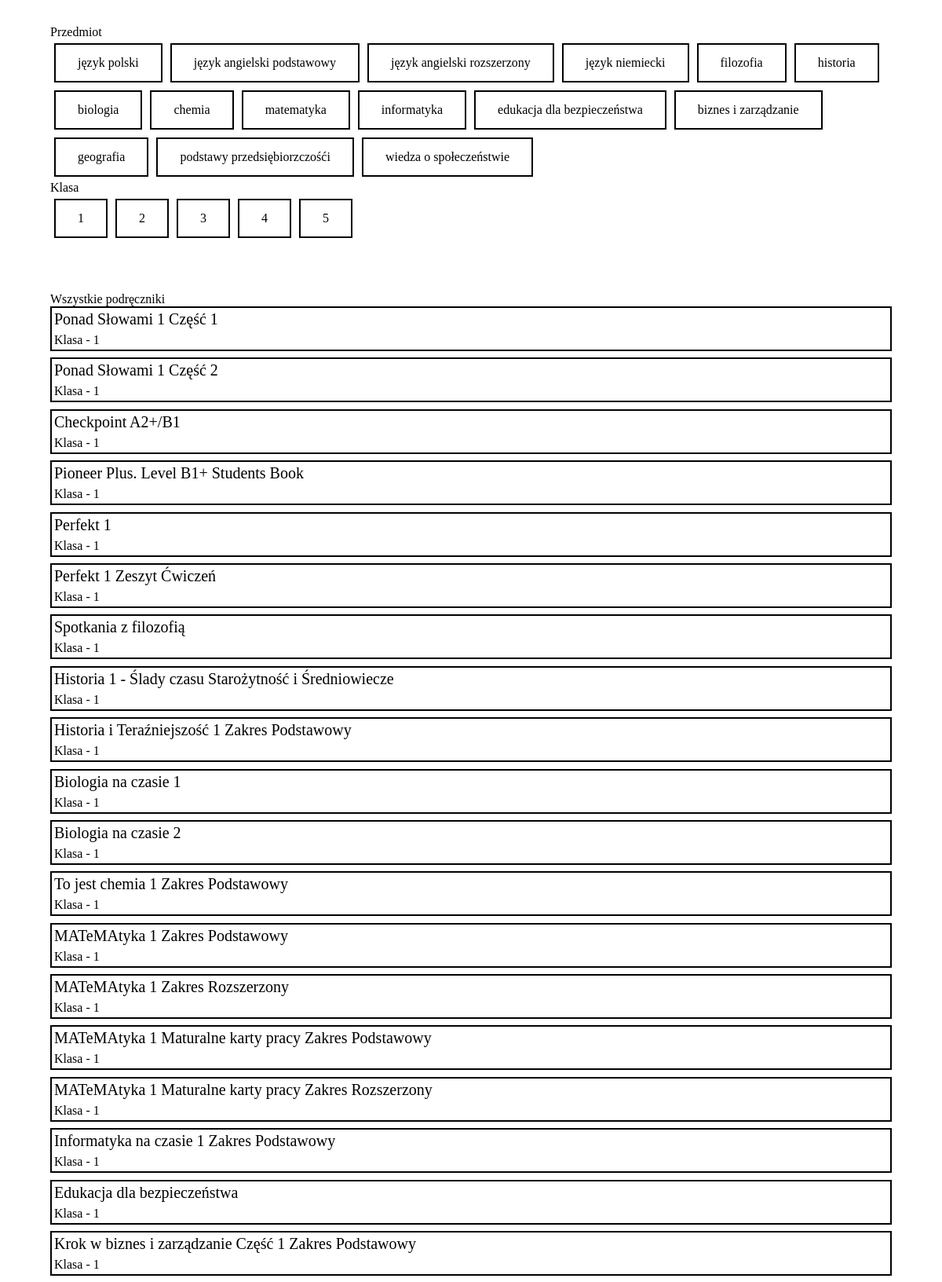
The page /src/booklist-new.php (upper part) on the database its author committed.
### tables this page shows
CREATE TABLE `booklist` (
  `id` int(11) NOT NULL,
  `name` varchar(255) NOT NULL,
  `subject` tinytext NOT NULL,
  `class` tinyint(1) NOT NULL,
  `authors` text NOT NULL,
  `publisher` tinytext NOT NULL
);

### src/booklist-new.php (the view, shortened to what this page needs)
<?php require_once "../conf/config.php"; ?>
<head>
    <link href="../assets/css/booklist-new.css" type="text/css" rel="stylesheet">
</head>
<body>
    <?php
    $sql = "SELECT DISTINCT subject FROM booklist";
    $query = mysqli_query($conn, $sql);
    echo '<div class = "container" id ="btn-container">';
    echo 'Przedmiot<br>';
    while ($result = mysqli_fetch_assoc($query)) {
        echo '<a class = "btn-filter" href = "/src/booklist-new.php?subject=' . $result["subject"] . '">' . $result["subject"] . '</a>';
    }
    ?>
    <?php
    echo '<br>Klasa<br>';
    for ($grade = 1; $grade < 6; $grade++) {
        echo '<a class = "btn-filter" onclick = "selected()" href = "/src/booklist-new.php?grade=' . $grade . '">' . $grade . '</a>';
    }
    echo '</div>';
    ?></p>
    <section id="booklist">
        <?php
        if (isset($_GET["subject"])) {
            $sql = "SELECT * FROM `booklist` WHERE `subject` = '" . $_GET["subject"] . "' ORDER BY `class` ASC";
            echo "Podręczniki do przedmiotu " . $_GET["subject"];
        } else if (isset($_GET["grade"])) {
            $sql = "SELECT * FROM `booklist` WHERE `class` = '" . $_GET["grade"] . "' ORDER BY `subject` ASC";
            echo "Podręczniki dla klasy " . $_GET["grade"] . ": ";
        } else {
            $sql = "SELECT * FROM `booklist` ORDER BY `class` ASC";
            echo "Wszystkie podręczniki";
        }
        $query = mysqli_query($conn, $sql);
        while ($result = mysqli_fetch_assoc($query)) {
            echo '<a class="card" href = "/src/book.php?book='. $result["name"].'">';
            echo '<span class = "details">';
            echo '<span class = "detail title">';
            echo '<p>' . $result["name"] . '</p>';
            echo '</span>';
            echo '<span class="detail grade">
            ' . $result["class"] .
            '</span>';
            echo '</a>';
        }
        ?>
    </section>
</body>

### assets/css/booklist-new.css (style rules this page uses)
#booklist, #booklist-files { max-width: min(1400px, 100% - 4rem); margin-inline: auto; padding: 2rem; }
.detail { padding: 3px ; }
.details>span { display: block; }
.card { border: 2px solid black; background-color: white; color: black; text-decoration: none; margin-bottom: 8.4px; display:flex; }
.title { text-decoration: none; font-size: 125%; }
#btn-container { max-width: min(1400px, 100% - 4rem); margin-inline: auto; padding: 2rem; }
.btn-filter { border: 2px solid black; background-color: white; color: black; margin: 5px; display:flex; padding: 14px 28px; font-size: 16px; display: inline-block; text-decoration: none; }
.grade::before { content: "Klasa - "; }

### assets/css/global.css (style rules this page uses)
* { margin: 0; font-family: Verdana; user-select: text; -moz-user-select: text; -ms-user-select: text; -webkit-user-select: text; -webkit-user-drag: none; box-sizing: border-box; -moz-box-sizing: border-box; -webkit-box-sizing: border-box; }
::placeholder { user-select: none; }
body { min-height: 100svh; }

### rows shown on the page
booklist: name "Ponad Słowami 1 Część 1", class "1"
booklist: name "Ponad Słowami 1 Część 2", class "1"
booklist: name "Checkpoint A2+/B1", class "1"
booklist: name "Pioneer Plus. Level B1+ Students Book", class "1"
booklist: name "Perfekt 1", class "1"
booklist: name "Perfekt 1 Zeszyt Ćwiczeń", class "1"
booklist: name "Spotkania z filozofią", class "1"
booklist: name "Historia 1 - Ślady czasu Starożytność i Średniowiecze", class "1"
booklist: name "Historia i Teraźniejszość 1 Zakres Podstawowy", class "1"
booklist: name "Biologia na czasie 1", class "1"
booklist: name "Biologia na czasie 2", class "1"
booklist: name "To jest chemia 1 Zakres Podstawowy", class "1"
booklist: name "MATeMAtyka 1 Zakres Podstawowy", class "1"
booklist: name "MATeMAtyka 1 Zakres Rozszerzony", class "1"
booklist: name "MATeMAtyka 1 Maturalne karty pracy Zakres Podstawowy", class "1"
booklist: name "MATeMAtyka 1 Maturalne karty pracy Zakres Rozszerzony", class "1"
booklist: name "Informatyka na czasie 1 Zakres Podstawowy", class "1"
booklist: name "Edukacja dla bezpieczeństwa", class "1"
booklist: name "Krok w biznes i zarządzanie Część 1 Zakres Podstawowy", class "1"

### other values the page prints
$result["subject"] "język polski"
$result["subject"] "język angielski podstawowy"
$result["subject"] "język angielski rozszerzony"
$result["subject"] "język niemiecki"
$result["subject"] "filozofia"
$result["subject"] "historia"
$result["subject"] "biologia"
$result["subject"] "chemia"
$result["subject"] "matematyka"
$result["subject"] "informatyka"
$result["subject"] "edukacja dla bezpieczeństwa"
$result["subject"] "biznes i zarządzanie"
$result["subject"] "geografia"
$result["subject"] "podstawy przedsiębiorzczośći"
$result["subject"] "wiedza o społeczeństwie"
